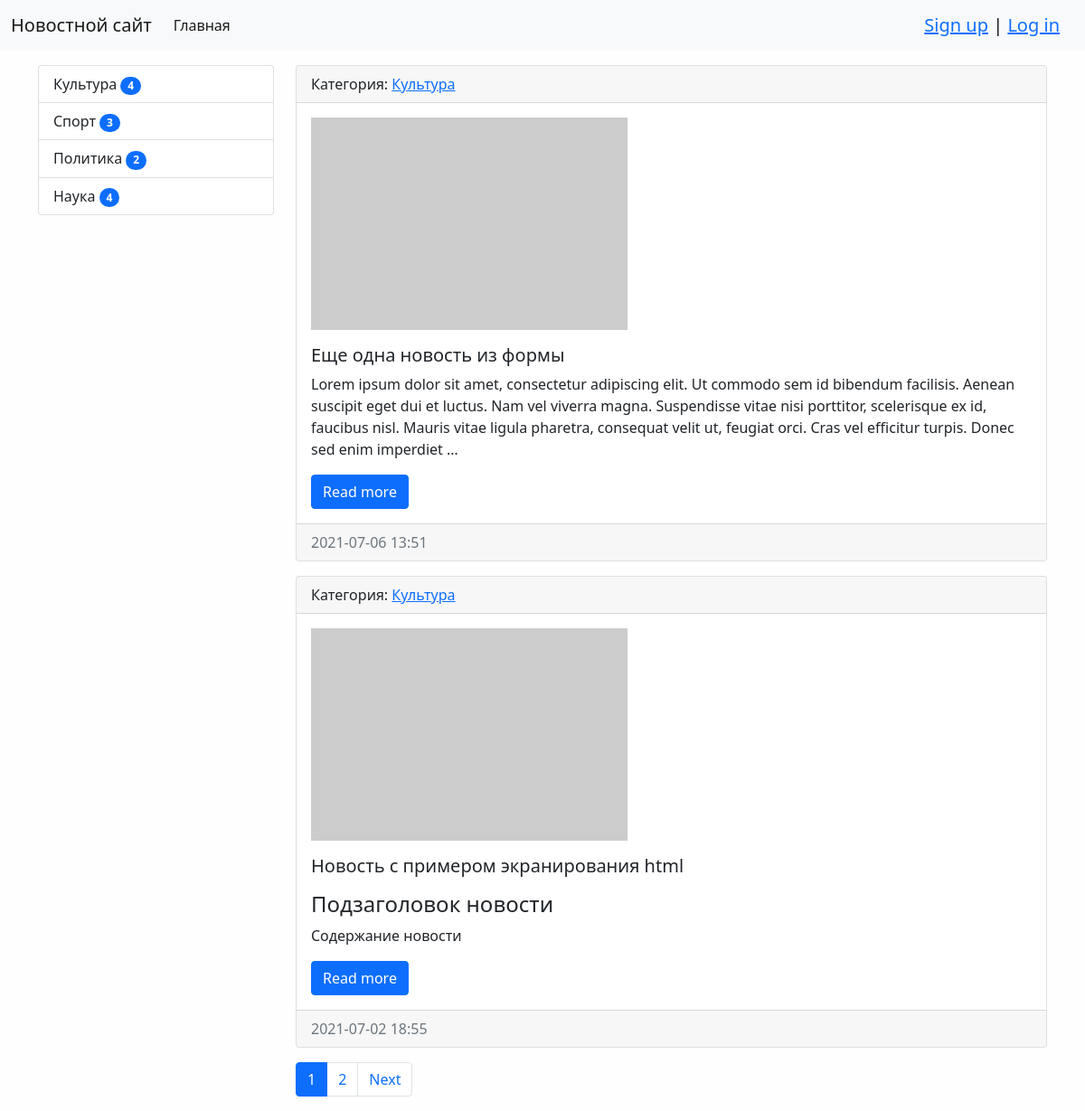
Page /category/1/ on the committed database.
### news/models.py (models this page shows, shortened)
class Category(models.Model):
    title = models.CharField(max_length=150, verbose_name='Наименование', db_index=True)
    class Meta:
        verbose_name = 'Категория'
        verbose_name_plural = 'Категории'
        ordering = ['title']
    def __str__(self):
        return self.title
    def get_absolute_url(self):
        return reverse('index', kwargs={'category_id': self.pk})

class News(models.Model):
    title = models.CharField(max_length=150, verbose_name='Название')
    content = models.TextField(verbose_name='Содержание')
    creation_date = models.DateTimeField(auto_now_add=True, verbose_name='Создано')
    update_date = models.DateTimeField(auto_now=True, verbose_name='Обновлено')
    photo = models.ImageField(upload_to='photos/%Y/%m/%d/', verbose_name='Фото', blank=True)
    is_published = models.BooleanField(default=True, verbose_name='Опубликовано')
    views = models.IntegerField(default=0)
    category = models.ForeignKey('Category', on_delete=models.PROTECT, verbose_name='Категория')
    class Meta:
        verbose_name = 'Новость'
        verbose_name_plural = 'Новости'
        ordering = ['-creation_date', 'title']
    def get_absolute_url(self):
        return reverse('news_one', kwargs={'pk': self.pk})

### news/views.py (the view)
# urls.py: path('category/<int:category_id>/', NewsOfCategory.as_view(), name='index'),
class NewsOfCategory(ListView):
    model = News
    template_name = 'news/index.html'
    context_object_name = 'news'
    allow_empty = False  # Не выводить пустые списки с категориями
    paginate_by = 2
    def get_context_data(self, *, object_list=None, **kwargs):
        context = super().get_context_data(**kwargs)
        context['title'] = Category.objects.get(pk=self.kwargs['category_id'])
        return context
    def get_queryset(self):
        return News.objects.filter(is_published=True, category_id=self.kwargs['category_id']).select_related('category')

### news/templatetags/news_tags.py (called while the page is built)
@register.simple_tag()
def get_categories():
    return Category.objects.annotate(amount=Count('news', filter=F('news__is_published'))).filter(amount__gt=0)

### news/templates/news/index.html (shortened to what this page needs)
{% extends 'base.html' %}
{% block sidebar %}
{% include 'inc/_sidebar.html' %}
{% endblock sidebar %}
{% block content %}
{% for item in news %}
    <div class="card mb-3">
        <div class="card-header">
            Категория: <a href="{{ item.category.get_absolute_url }}">{{ item.category }}</a>
        </div>
        <div class="card-body">
            <div class="media">
                {% if item.photo %}
                <img class="mb-3" src="{{ item.photo.url }}" alt="" width="350">
                {% else %}
                <img class="mb-3" src="https://picsum.photos/350/235/?blur=2" alt="">
                {% endif %}
            </div>
            <div class="media-body">
                <h5 class="card-title">{{ item.title }}</h5>
                {% autoescape off %}
                <p class="card-text">{{ item.content | truncatewords:50}}</p>
                {% endautoescape %}
                <a href="{{ item.get_absolute_url }}" class="btn btn-primary">Read more</a>
            </div>
        </div>
        <div class="card-footer text-muted">
            {{ item.creation_date | date:"Y-m-d H:i" }}
        </div>
    </div>
{% empty %}
    <p>Новостей нет</p>
{% endfor %}
{% endblock content %}

### templates/inc/_sidebar.html (shortened to what this page needs)
{% load news_tags %}
<div class="list-group">
    {% get_categories as categories %}
    {% for item in categories %}
    <a href="{{ item.get_absolute_url }}" class="list-group-item list-group-item-action">
        {{ item.title }} <span class="badge bg-primary rounded-pill">{{ item.amount }}</span>
    </a>
    {% endfor %}
</div>

### mysite/static/css/style.css (style rules this page uses)
body { background-color: #fefefe; }

### rows in the picture
Category: title "Культура", amount "4"
Category: title "Спорт", amount "3"
Category: title "Политика", amount "2"
Category: title "Наука", amount "4"
News: category "Культура", title "Еще одна новость из формы", content "Lorem ipsum dolor sit amet, consectetur adipiscing elit. Ut commodo sem id bibendum facilisis. Aenean suscipit eget dui et luctus. Nam vel viverra magna. Suspendisse vitae nisi porttitor, scelerisque ex id, faucibus nisl. Mauris vitae ligula pharetra, consequat velit ut, feugiat orci. Cras vel efficitur turpis. Donec sed enim imperdiet …", creation_date "2021-07-06 13:51"
News: category "Культура", title "Новость с примером экранирования html", content "Подзаголовок новости Содержание новости", creation_date "2021-07-02 18:55"

### other values in the picture
{{ p }} "1"
{{ p }} "2"
